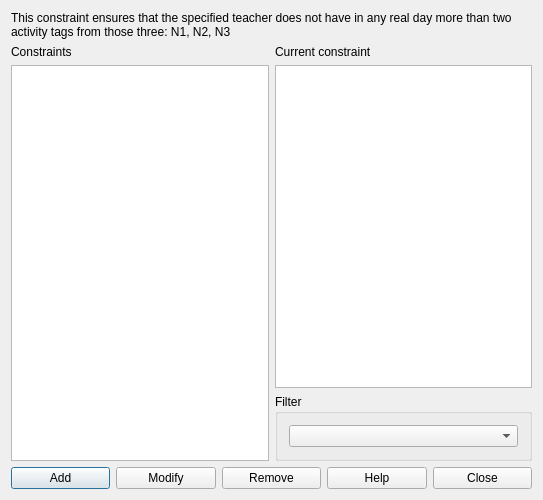
<?xml version="1.0" encoding="UTF-8"?>
<ui version="4.0">
 <class>ConstraintTeacherMaxTwoActivityTagsPerRealDayFromN1N2N3Form_template</class>
 <widget class="QDialog" name="ConstraintTeacherMaxTwoActivityTagsPerRealDayFromN1N2N3Form_template">
  <property name="geometry">
   <rect>
    <x>0</x>
    <y>0</y>
    <width>543</width>
    <height>500</height>
   </rect>
  </property>
  <property name="windowTitle">
   <string extracomment="This is the title of the dialog in which you see the list of all constraints of this type">Constraints teacher max two activity tags per real day from N1 N2 N3</string>
  </property>
  <layout class="QGridLayout" name="gridLayout_2">
   <item row="0" column="0" colspan="2">
    <widget class="QLabel" name="textLabel1">
     <property name="sizePolicy">
      <sizepolicy hsizetype="Minimum" vsizetype="Minimum">
       <horstretch>0</horstretch>
       <verstretch>0</verstretch>
      </sizepolicy>
     </property>
     <property name="text">
      <string>This constraint ensures that the specified teacher does not have in any real day more than two activity tags from those three: N1, N2, N3</string>
     </property>
     <property name="wordWrap">
      <bool>true</bool>
     </property>
    </widget>
   </item>
   <item row="1" column="0" rowspan="2">
    <layout class="QVBoxLayout" name="verticalLayout_2">
     <item>
      <widget class="QLabel" name="constraintsTextLabel">
       <property name="frameShape">
        <enum>QFrame::NoFrame</enum>
       </property>
       <property name="frameShadow">
        <enum>QFrame::Plain</enum>
       </property>
       <property name="text">
        <string>Constraints</string>
       </property>
       <property name="wordWrap">
        <bool>false</bool>
       </property>
      </widget>
     </item>
     <item>
      <widget class="QListWidget" name="constraintsListWidget"/>
     </item>
    </layout>
   </item>
   <item row="1" column="1">
    <layout class="QVBoxLayout" name="verticalLayout">
     <item>
      <widget class="QLabel" name="currentConstraintTextLabel">
       <property name="text">
        <string>Current constraint</string>
       </property>
       <property name="wordWrap">
        <bool>false</bool>
       </property>
      </widget>
     </item>
     <item>
      <widget class="QPlainTextEdit" name="currentConstraintTextEdit"/>
     </item>
    </layout>
   </item>
   <item row="2" column="1">
    <widget class="QGroupBox" name="filterGroupBox">
     <property name="title">
      <string>Filter</string>
     </property>
     <layout class="QGridLayout" name="gridLayout">
      <item row="0" column="0">
       <widget class="QComboBox" name="teachersComboBox"/>
      </item>
     </layout>
    </widget>
   </item>
   <item row="3" column="0" colspan="2">
    <layout class="QHBoxLayout" name="horizontalLayout">
     <item>
      <widget class="QPushButton" name="addConstraintPushButton">
       <property name="text">
        <string>Add</string>
       </property>
      </widget>
     </item>
     <item>
      <widget class="QPushButton" name="modifyConstraintPushButton">
       <property name="text">
        <string>Modify</string>
       </property>
      </widget>
     </item>
     <item>
      <widget class="QPushButton" name="removeConstraintPushButton">
       <property name="text">
        <string>Remove</string>
       </property>
      </widget>
     </item>
     <item>
      <widget class="QPushButton" name="helpPushButton">
       <property name="text">
        <string>Help</string>
       </property>
      </widget>
     </item>
     <item>
      <widget class="QPushButton" name="closePushButton">
       <property name="text">
        <string>Close</string>
       </property>
      </widget>
     </item>
    </layout>
   </item>
  </layout>
 </widget>
 <layoutdefault spacing="6" margin="11"/>
 <resources/>
 <connections/>
</ui>
